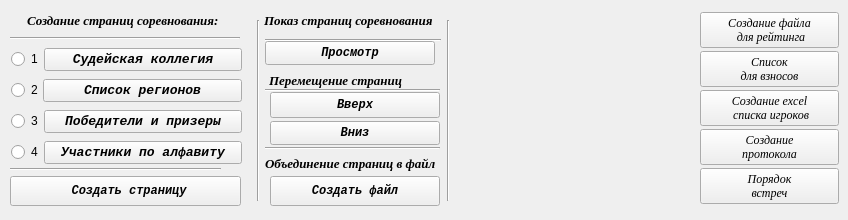
    <widget class="QWidget" name="tab_7">
     <attribute name="title">
      <string>Дополнительно</string>
     </attribute>
     <widget class="Line" name="line_6">
      <property name="geometry">
       <rect>
        <x>250</x>
        <y>20</y>
        <width>16</width>
        <height>181</height>
       </rect>
      </property>
      <property name="orientation">
       <enum>Qt::Vertical</enum>
      </property>
     </widget>
     <widget class="QLabel" name="label_48">
      <property name="geometry">
       <rect>
        <x>27</x>
        <y>10</y>
        <width>211</width>
        <height>20</height>
       </rect>
      </property>
      <property name="font">
       <font>
        <family>Times New Roman</family>
        <pointsize>10</pointsize>
        <weight>75</weight>
        <italic>true</italic>
        <bold>true</bold>
       </font>
      </property>
      <property name="text">
       <string>Создание страниц соревнования:</string>
      </property>
     </widget>
     <widget class="Line" name="line_7">
      <property name="geometry">
       <rect>
        <x>10</x>
        <y>30</y>
        <width>230</width>
        <height>16</height>
       </rect>
      </property>
      <property name="orientation">
       <enum>Qt::Horizontal</enum>
      </property>
     </widget>
     <widget class="Line" name="line_8">
      <property name="geometry">
       <rect>
        <x>10</x>
        <y>161</y>
        <width>211</width>
        <height>16</height>
       </rect>
      </property>
      <property name="orientation">
       <enum>Qt::Horizontal</enum>
      </property>
     </widget>
     <widget class="QPushButton" name="Button_made_page_pdf">
      <property name="geometry">
       <rect>
        <x>10</x>
        <y>176</y>
        <width>231</width>
        <height>30</height>
       </rect>
      </property>
      <property name="font">
       <font>
        <family>Courier New</family>
        <weight>75</weight>
        <italic>true</italic>
        <bold>true</bold>
       </font>
      </property>
      <property name="text">
       <string> Создать страницу</string>
      </property>
     </widget>
     <widget class="QPushButton" name="Button_up">
      <property name="geometry">
       <rect>
        <x>270</x>
        <y>92</y>
        <width>170</width>
        <height>26</height>
       </rect>
      </property>
      <property name="font">
       <font>
        <family>Courier New</family>
        <weight>75</weight>
        <italic>true</italic>
        <bold>true</bold>
        <underline>false</underline>
       </font>
      </property>
      <property name="text">
       <string>Вверх</string>
      </property>
     </widget>
     <widget class="QPushButton" name="Button_down">
      <property name="geometry">
       <rect>
        <x>270</x>
        <y>121</y>
        <width>170</width>
        <height>24</height>
       </rect>
      </property>
      <property name="font">
       <font>
        <family>Courier New</family>
        <weight>75</weight>
        <italic>true</italic>
        <bold>true</bold>
        <underline>false</underline>
       </font>
      </property>
      <property name="text">
       <string>Вниз</string>
      </property>
     </widget>
     <widget class="QLabel" name="label_54">
      <property name="geometry">
       <rect>
        <x>269</x>
        <y>70</y>
        <width>171</width>
        <height>20</height>
       </rect>
      </property>
      <property name="font">
       <font>
        <family>Times New Roman</family>
        <pointsize>10</pointsize>
        <weight>75</weight>
        <italic>true</italic>
        <bold>true</bold>
       </font>
      </property>
      <property name="text">
       <string>Перемещение страниц</string>
      </property>
     </widget>
     <widget class="Line" name="line_9">
      <property name="geometry">
       <rect>
        <x>265</x>
        <y>140</y>
        <width>175</width>
        <height>16</height>
       </rect>
      </property>
      <property name="orientation">
       <enum>Qt::Horizontal</enum>
      </property>
     </widget>
     <widget class="Line" name="line_10">
      <property name="geometry">
       <rect>
        <x>265</x>
        <y>82</y>
        <width>175</width>
        <height>16</height>
       </rect>
      </property>
      <property name="orientation">
       <enum>Qt::Horizontal</enum>
      </property>
     </widget>
     <widget class="QPushButton" name="Button_made_one_file_pdf">
      <property name="geometry">
       <rect>
        <x>270</x>
        <y>176</y>
        <width>170</width>
        <height>30</height>
       </rect>
      </property>
      <property name="font">
       <font>
        <family>Courier New</family>
        <weight>75</weight>
        <italic>true</italic>
        <bold>true</bold>
       </font>
      </property>
      <property name="text">
       <string>Создать файл</string>
      </property>
     </widget>
     <widget class="QLabel" name="label_55">
      <property name="geometry">
       <rect>
        <x>265</x>
        <y>153</y>
        <width>191</width>
        <height>20</height>
       </rect>
      </property>
      <property name="font">
       <font>
        <family>Times New Roman</family>
        <pointsize>10</pointsize>
        <weight>75</weight>
        <italic>true</italic>
        <bold>true</bold>
       </font>
      </property>
      <property name="text">
       <string>Объединение страниц в файл</string>
      </property>
     </widget>
     <widget class="Line" name="line_11">
      <property name="geometry">
       <rect>
        <x>440</x>
        <y>20</y>
        <width>16</width>
        <height>181</height>
       </rect>
      </property>
      <property name="orientation">
       <enum>Qt::Vertical</enum>
      </property>
     </widget>
     <widget class="QWidget" name="layoutWidget">
      <property name="geometry">
       <rect>
        <x>11</x>
        <y>41</y>
        <width>231</width>
        <height>133</height>
       </rect>
      </property>
      <layout class="QVBoxLayout" name="verticalLayout_41">
       <property name="spacing">
        <number>1</number>
       </property>
       <item>
        <layout class="QHBoxLayout" name="horizontalLayout">
         <property name="spacing">
          <number>1</number>
         </property>
         <item>
          <widget class="QRadioButton" name="radioButton_GSK">
           <property name="layoutDirection">
            <enum>Qt::LeftToRight</enum>
           </property>
           <property name="text">
            <string>1</string>
           </property>
          </widget>
         </item>
         <item>
          <widget class="QPushButton" name="Button_list_referee">
           <property name="sizePolicy">
            <sizepolicy hsizetype="Expanding" vsizetype="Fixed">
             <horstretch>0</horstretch>
             <verstretch>0</verstretch>
            </sizepolicy>
           </property>
           <property name="font">
            <font>
             <family>Courier New</family>
             <pointsize>10</pointsize>
             <weight>75</weight>
             <italic>true</italic>
             <bold>true</bold>
            </font>
           </property>
           <property name="text">
            <string>Судейская коллегия</string>
           </property>
          </widget>
         </item>
        </layout>
       </item>
       <item>
        <layout class="QHBoxLayout" name="horizontalLayout_3">
         <property name="spacing">
          <number>0</number>
         </property>
         <item>
          <widget class="QRadioButton" name="radioButton_regions">
           <property name="sizePolicy">
            <sizepolicy hsizetype="Fixed" vsizetype="Fixed">
             <horstretch>0</horstretch>
             <verstretch>0</verstretch>
            </sizepolicy>
           </property>
           <property name="text">
            <string>2</string>
           </property>
          </widget>
         </item>
         <item>
          <widget class="QPushButton" name="Button_list_regions">
           <property name="sizePolicy">
            <sizepolicy hsizetype="Expanding" vsizetype="Fixed">
             <horstretch>0</horstretch>
             <verstretch>0</verstretch>
            </sizepolicy>
           </property>
           <property name="font">
            <font>
             <family>Courier New</family>
             <pointsize>10</pointsize>
             <weight>75</weight>
             <italic>true</italic>
             <bold>true</bold>
            </font>
           </property>
           <property name="text">
            <string>Список регионов</string>
           </property>
          </widget>
         </item>
        </layout>
       </item>
       <item>
        <layout class="QHBoxLayout" name="horizontalLayout_10">
         <property name="spacing">
          <number>1</number>
         </property>
         <item>
          <widget class="QRadioButton" name="radioButton_winner">
           <property name="sizePolicy">
            <sizepolicy hsizetype="Minimum" vsizetype="Fixed">
             <horstretch>0</horstretch>
             <verstretch>1</verstretch>
            </sizepolicy>
           </property>
           <property name="text">
            <string>3</string>
           </property>
          </widget>
         </item>
         <item>
          <widget class="QPushButton" name="Button_list_winner">
           <property name="sizePolicy">
            <sizepolicy hsizetype="Expanding" vsizetype="Fixed">
             <horstretch>0</horstretch>
             <verstretch>0</verstretch>
            </sizepolicy>
           </property>
           <property name="font">
            <font>
             <family>Courier New</family>
             <pointsize>10</pointsize>
             <weight>75</weight>
             <italic>true</italic>
             <bold>true</bold>
            </font>
           </property>
           <property name="text">
            <string>Победители и призеры</string>
           </property>
          </widget>
         </item>
        </layout>
       </item>
       <item>
        <layout class="QHBoxLayout" name="horizontalLayout_13">
         <property name="spacing">
          <number>1</number>
         </property>
         <item>
          <widget class="QRadioButton" name="radioButton_player_on_alf">
           <property name="sizePolicy">
            <sizepolicy hsizetype="Minimum" vsizetype="Fixed">
             <horstretch>0</horstretch>
             <verstretch>1</verstretch>
            </sizepolicy>
           </property>
           <property name="text">
            <string>4</string>
           </property>
          </widget>
         </item>
         <item>
          <widget class="QPushButton" name="Button_players_on_alf">
           <property name="sizePolicy">
            <sizepolicy hsizetype="Expanding" vsizetype="Fixed">
             <horstretch>0</horstretch>
             <verstretch>0</verstretch>
            </sizepolicy>
           </property>
           <property name="font">
            <font>
             <family>Courier New</family>
             <pointsize>10</pointsize>
             <weight>75</weight>
             <italic>true</italic>
             <bold>true</bold>
            </font>
           </property>
           <property name="text">
            <string>Участники по алфавиту</string>
           </property>
          </widget>
         </item>
        </layout>
       </item>
      </layout>
     </widget>
     <widget class="QLabel" name="label_56">
      <property name="geometry">
       <rect>
        <x>264</x>
        <y>10</y>
        <width>181</width>
        <height>20</height>
       </rect>
      </property>
      <property name="font">
       <font>
        <family>Times New Roman</family>
        <pointsize>10</pointsize>
        <weight>75</weight>
        <italic>true</italic>
        <bold>true</bold>
       </font>
      </property>
      <property name="text">
       <string>Показ страниц соревнования</string>
      </property>
     </widget>
     <widget class="QPushButton" name="Button_view_page_pdf">
      <property name="geometry">
       <rect>
        <x>265</x>
        <y>41</y>
        <width>170</width>
        <height>24</height>
       </rect>
      </property>
      <property name="font">
       <font>
        <family>Courier New</family>
        <weight>75</weight>
        <italic>true</italic>
        <bold>true</bold>
        <underline>false</underline>
       </font>
      </property>
      <property name="text">
       <string>Просмотр</string>
      </property>
     </widget>
     <widget class="Line" name="line_12">
      <property name="geometry">
       <rect>
        <x>265</x>
        <y>30</y>
        <width>176</width>
        <height>21</height>
       </rect>
      </property>
      <property name="orientation">
       <enum>Qt::Horizontal</enum>
      </property>
     </widget>
     <widget class="QWidget" name="layoutWidget">
      <property name="geometry">
       <rect>
        <x>700</x>
        <y>10</y>
        <width>139</width>
        <height>201</height>
       </rect>
      </property>
      <layout class="QVBoxLayout" name="verticalLayout_53">
       <property name="spacing">
        <number>1</number>
       </property>
       <item>
        <widget class="QPushButton" name="Button_made_R_file">
         <property name="font">
          <font>
           <family>Times New Roman</family>
           <italic>true</italic>
          </font>
         </property>
         <property name="text">
          <string>Создание файла
 для рейтинга</string>
         </property>
         <property name="shortcut">
          <string/>
         </property>
         <property name="autoRepeat">
          <bool>false</bool>
         </property>
         <property name="default">
          <bool>false</bool>
         </property>
         <property name="flat">
          <bool>false</bool>
         </property>
        </widget>
       </item>
       <item>
        <widget class="QPushButton" name="Button_pay">
         <property name="font">
          <font>
           <family>Times New Roman</family>
           <italic>true</italic>
          </font>
         </property>
         <property name="text">
          <string>Список 
для взносов</string>
         </property>
        </widget>
       </item>
       <item>
        <widget class="QPushButton" name="Button_made_player_list_excel">
         <property name="font">
          <font>
           <family>Times New Roman</family>
           <italic>true</italic>
          </font>
         </property>
         <property name="text">
          <string>Создание excel
 списка игроков</string>
         </property>
         <property name="shortcut">
          <string/>
         </property>
         <property name="autoRepeat">
          <bool>false</bool>
         </property>
         <property name="default">
          <bool>false</bool>
         </property>
         <property name="flat">
          <bool>false</bool>
         </property>
        </widget>
       </item>
       <item>
        <widget class="QPushButton" name="Button_made_protokol">
         <property name="font">
          <font>
           <family>Times New Roman</family>
           <italic>true</italic>
          </font>
         </property>
         <property name="text">
          <string>Создание
протокола</string>
         </property>
         <property name="shortcut">
          <string/>
         </property>
         <property name="autoRepeat">
          <bool>false</bool>
         </property>
         <property name="default">
          <bool>false</bool>
         </property>
         <property name="flat">
          <bool>false</bool>
         </property>
        </widget>
       </item>
       <item>
        <widget class="QPushButton" name="Button_randevy">
         <property name="font">
          <font>
           <family>Times New Roman</family>
           <italic>true</italic>
          </font>
         </property>
         <property name="text">
          <string>Порядок
встреч</string>
         </property>
         <property name="shortcut">
          <string/>
         </property>
         <property name="autoRepeat">
          <bool>false</bool>
         </property>
         <property name="default">
          <bool>false</bool>
         </property>
         <property name="flat">
          <bool>false</bool>
         </property>
        </widget>
       </item>
      </layout>
     </widget>
    </widget>
